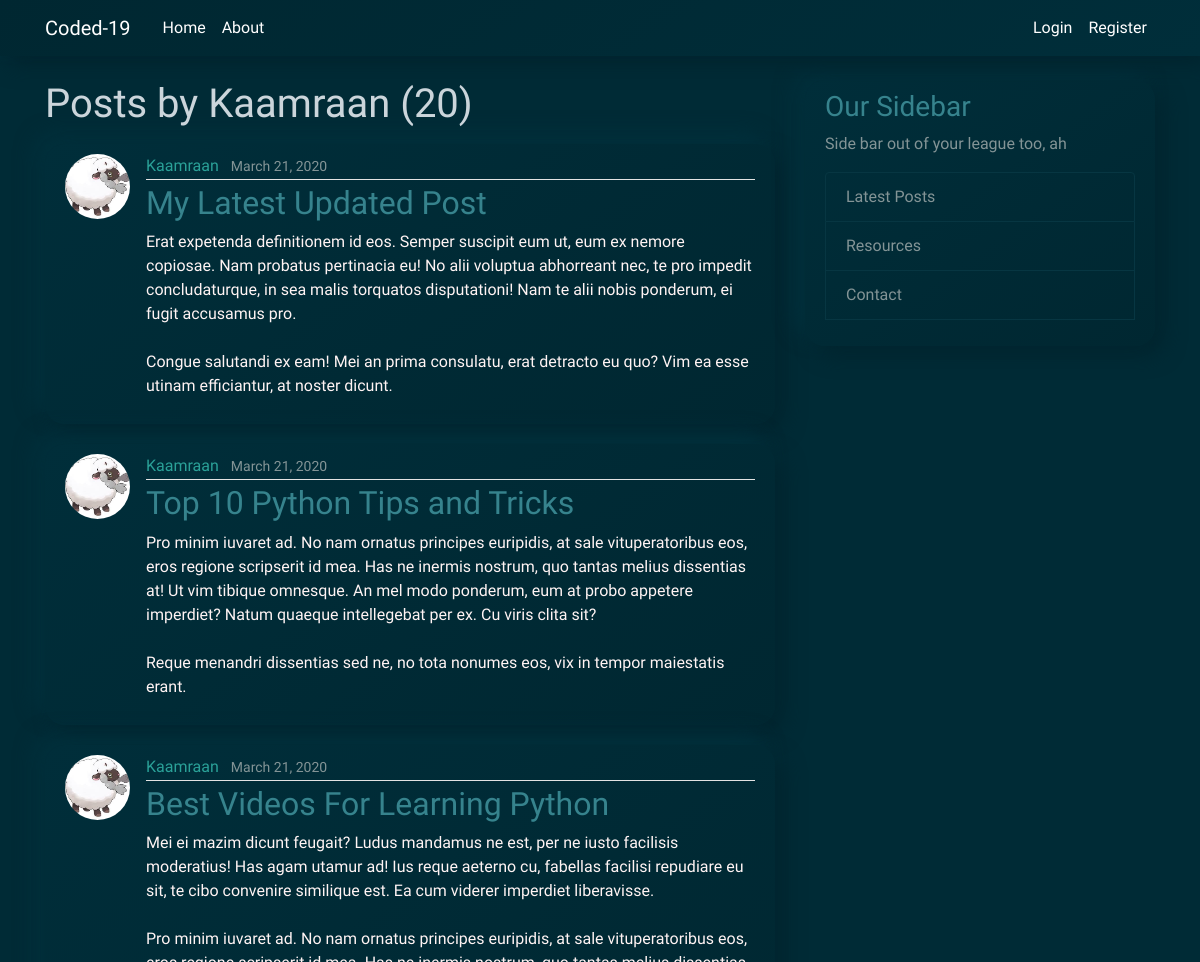
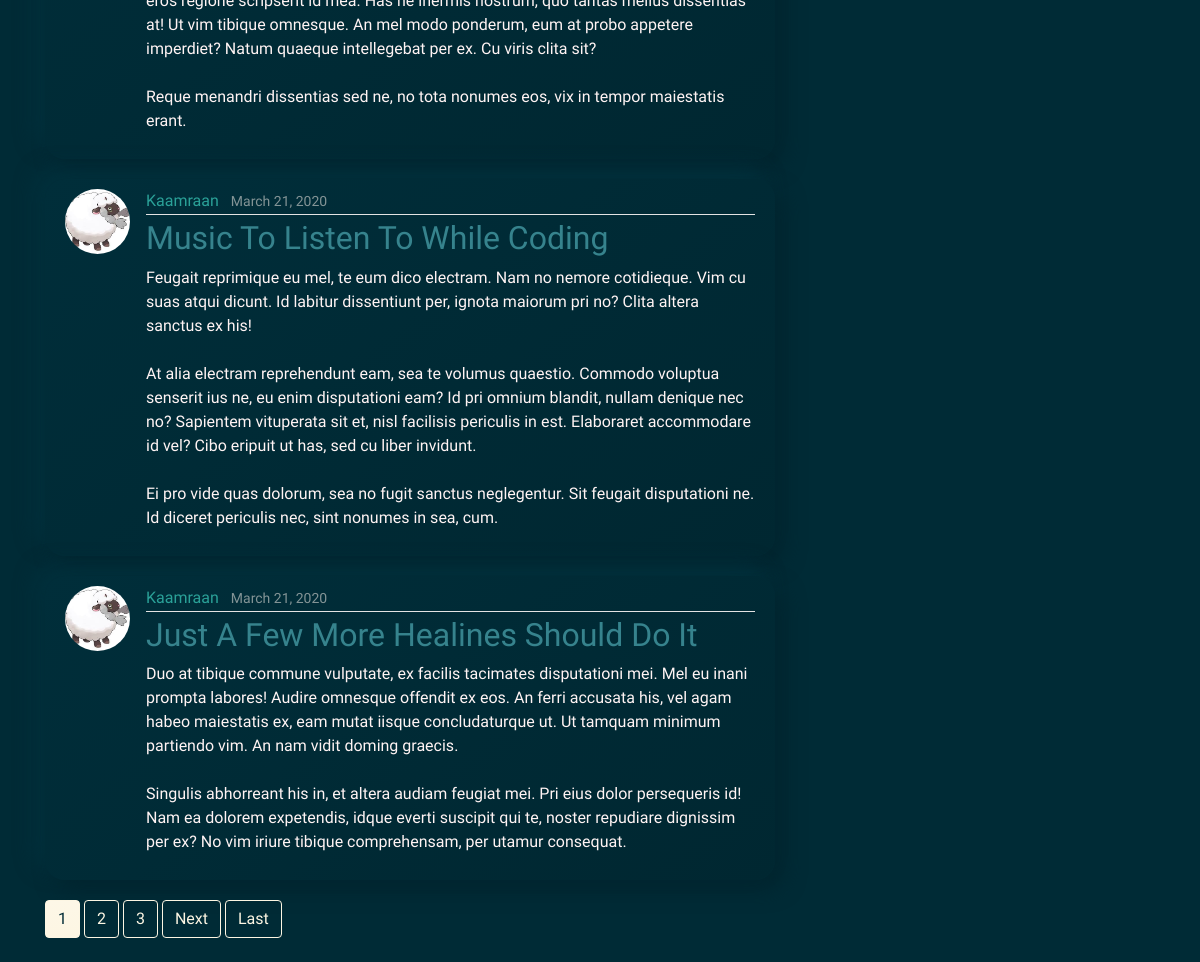
The page /user/Kaamraan on the database its author committed (2 pictures, top to bottom).
### blog/models.py (models this page shows, shortened)
class Post(models.Model):
	title = models.CharField(max_length=100)
	content = models.TextField()
	date_posted = models.DateTimeField(default=timezone.now)
	author = models.ForeignKey(User, on_delete=models.CASCADE)

### users/models.py (models this page shows, shortened)
class Profile(models.Model):
	user = models.OneToOneField(User, on_delete=models.CASCADE)
	image = models.ImageField(default='default.jpg', upload_to='profile_pics')

### blog/views.py (the view)
# urls.py: path('user/<str:username>', UserPostListView.as_view(), name='user-posts'),
class UserPostListView(ListView):
	model = Post
	template_name = 'blog/user_posts.html'
	context_object_name = 'posts'
	ordering = ['-date_posted']
	paginate_by = 5
	def get_queryset(self):
		user = get_object_or_404(User, username=self.kwargs.get('username'))
		return Post.objects.filter(author=user).order_by('-date_posted')

### blog/templates/blog/user_posts.html (shortened to what this page needs)
{% extends "blog/base.html" %}
{% block content %}
	<h1 class="mb-3">Posts by {{ view.kwargs.username }} ({{ page_obj.paginator.count }})</h1>
	{% for post in posts  %}
		<article class="media content-section">
		  <img class="rounded-circle article-img" src="{{ post.author.profile.image.url }}">
		  <div class="media-body">
		    <div class="article-metadata">
		      <a class="mr-2" href="#">{{ post.author }}</a>
		      <small class="text-muted">{{ post.date_posted|date:"F d, Y" }}</small>
		    </div>
		    <h2><a class="article-title" href="{% url 'post-detail' post.id %}">{{ post.title }}</a></h2>
		    <p class="article-content">{{ post.content }}</p>
		  </div>
		</article>
	{% endfor %}
	{% if is_paginated %}
		{% for num in page_obj.paginator.page_range %}
			{% if page_obj.number == num %}
				<a class="btn btn-light mb-4" href="?page={{ num }}">{{ num }}</a>
			{% elif num > page_obj.number|add:'-3' and num < page_obj.number|add:'3'%}
				<a class="btn btn-outline-light mb-4" href="?page={{ num }}">{{ num }}</a>
			{% endif %}
		{% endfor %}
		{% if page_obj.has_next %}
			<a class="btn btn-outline-light mb-4" href="?page={{ page_obj.next_page_number }}">Next</a>
			<a class="btn btn-outline-light mb-4" href="?page={{ page_obj.paginator.num_pages }}">Last</a>
		{% endif %}
	{% endif %}
{% endblock content %}

### blog/static/blog/neumo.css (style rules this page uses)
body { color: #fff4f4; margin-top: 5rem; }
h1, h2, h3, h4, h5, h6 { color: #cbd5db; }
.content-section { background: linear-gradient(145deg, #002e3a, #002731); box-shadow: 10px 10px 20px #00252f, -10px -10px 20px #00313d; padding: 10px 20px; border-radius: 20px; margin-bottom: 20px; }
.article-title { color: #36838d; }
.article-content { white-space: pre-line; }
.article-img { height: 65px; width: 65px; margin-right: 16px; }
.article-metadata { padding-bottom: 1px; margin-bottom: 4px; border-bottom: 1px solid #e3e3e3 }

### rows shown on the page
Post: author.profile.image (picture), author "Kaamraan", date_posted "March 21, 2020", title "My Latest Updated Post", content "Erat expetenda definitionem id eos. Semper suscipit eum ut, eum ex nemore copiosae. Nam probatus pertinacia eu! No alii voluptua abhorreant nec, te pro impedit concludaturque, in sea malis torquatos disputationi! Nam te alii nobis ponderum, ei fugit accusamus pro. Congue salutandi ex eam! Mei an prima consulatu, erat detracto eu quo? Vim ea esse utinam efficiantur, at noster dicunt."
Post: author.profile.image (picture), author "Kaamraan", date_posted "March 21, 2020", title "Top 10 Python Tips and Tricks", content "Pro minim iuvaret ad. No nam ornatus principes euripidis, at sale vituperatoribus eos, eros regione scripserit id mea. Has ne inermis nostrum, quo tantas melius dissentias at! Ut vim tibique omnesque. An mel modo ponderum, eum at probo appetere imperdiet? Natum quaeque intellegebat per ex. Cu viris clita sit? Reque menandri dissentias sed ne, no tota nonumes eos, vix in tempor maiestatis erant."
Post: author.profile.image (picture), author "Kaamraan", date_posted "March 21, 2020", title "Best Videos For Learning Python", content "Mei ei mazim dicunt feugait? Ludus mandamus ne est, per ne iusto facilisis moderatius! Has agam utamur ad! Ius reque aeterno cu, fabellas facilisi repudiare eu sit, te cibo convenire similique est. Ea cum viderer imperdiet liberavisse. Pro minim iuvaret ad. No nam ornatus principes euripidis, at sale vituperatoribus eos, eros regione scripserit id mea. Has ne inermis nostrum, quo tantas melius dissentias at! Ut vim tibique omnesque. An mel modo ponderum, eum at probo appetere imperdiet? Natum quaeque intellegebat per ex. Cu viris clita sit? Reque menandri dissentias sed ne, no tota nonumes eos, vix in tempor maiestatis erant."
Post: author.profile.image (picture), author "Kaamraan", date_posted "March 21, 2020", title "Music To Listen To While Coding", content "Feugait reprimique eu mel, te eum dico electram. Nam no nemore cotidieque. Vim cu suas atqui dicunt. Id labitur dissentiunt per, ignota maiorum pri no? Clita altera sanctus ex his! At alia electram reprehendunt eam, sea te volumus quaestio. Commodo voluptua senserit ius ne, eu enim disputationi eam? Id pri omnium blandit, nullam denique nec no? Sapientem vituperata sit et, nisl facilisis periculis in est. Elaboraret accommodare id vel? Cibo eripuit ut has, sed cu liber invidunt. Ei pro vide quas dolorum, sea no fugit sanctus neglegentur. Sit feugait disputationi ne. Id diceret periculis nec, sint nonumes in sea, cum."
Post: author.profile.image (picture), author "Kaamraan", date_posted "March 21, 2020", title "Just A Few More Healines Should Do It", content "Duo at tibique commune vulputate, ex facilis tacimates disputationi mei. Mel eu inani prompta labores! Audire omnesque offendit ex eos. An ferri accusata his, vel agam habeo maiestatis ex, eam mutat iisque concludaturque ut. Ut tamquam minimum partiendo vim. An nam vidit doming graecis. Singulis abhorreant his in, et altera audiam feugiat mei. Pri eius dolor persequeris id! Nam ea dolorem expetendis, idque everti suscipit qui te, noster repudiare dignissim per ex? No vim iriure tibique comprehensam, per utamur consequat."

### other values the page prints
{{ view.kwargs.username }} "Kaamraan"
{{ page_obj.paginator.count }} "20"
{{ num }} "1"
{{ num }} "2" "3"
